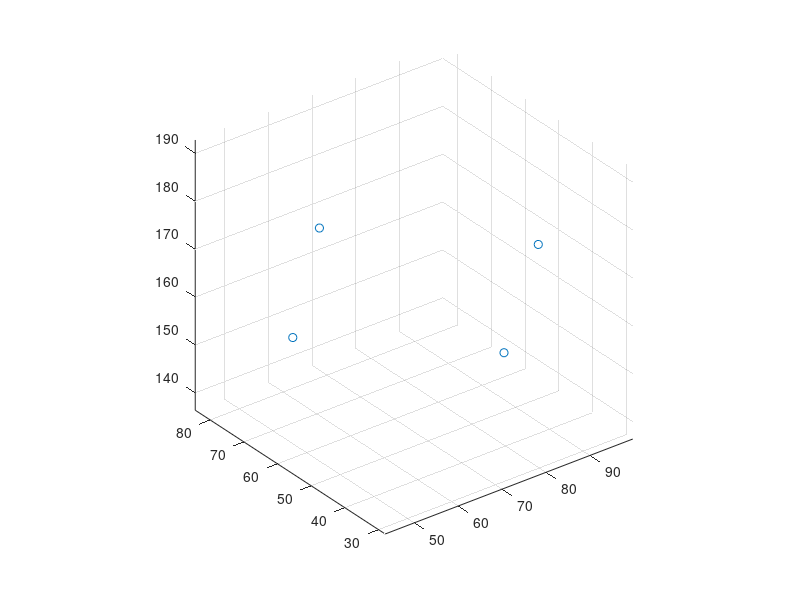

MATLAB code for this plot: (Note: this script raises an error after producing the figure.)
clc
clear
close all
%% DataStreaming
%     ViconRealTimeSDK_WJ;
%     save('Reference_data','BufferForSave');
    BufferForSave = load('Reference_data.mat')
    BufferForSave = BufferForSave.BufferForSave;
%     
    %% Calculate distance.
    marker1 = BufferForSave(4:end,1:3);
    marker2 = BufferForSave(4:end,4:6);
    marker3 = BufferForSave(4:end,7:9);
    marker4 = BufferForSave(4:end,10:12);
    
    marker1_mean = mean(marker1,1)
    marker2_mean = mean(marker2,1)
    marker3_mean = mean(marker3,1)
    marker4_mean = mean(marker4,1)
    markers = [marker1_mean;marker2_mean;marker3_mean;marker4_mean]'
    figure(1), scatter3(markers(1,:),markers(2,:),markers(3,:))
    axis equal, hold on;
    
    Dist1to2 = GetDist(marker1_mean,marker2_mean);
    Dist1to3 = GetDist(marker1_mean,marker3_mean);
    Dist1to4 = GetDist(marker1_mean,marker4_mean);
    Dist2to3 = GetDist(marker2_mean,marker3_mean);
    Dist2to4 = GetDist(marker2_mean,marker4_mean);
    Dist3to4 = GetDist(marker3_mean,marker4_mean);
    
    DistData = [Dist1to2;Dist1to3;Dist1to4;Dist2to3;Dist2to4;Dist3to4];
    DistData = sort(DistData);
    Dist_mean = mean(DistData(1:4));
    
    GenerPoint_Reference = Dist_mean/2
    GenerPoint = [Dist_mean,Dist_mean,0;...
        Dist_mean,0,0;...
        0,Dist_mean,0;...
        0,0,0]'
    figure(1),scatter3(GenerPoint(1,:),GenerPoint(2,:),GenerPoint(3,:))
    axis equal;
    
  
    
    
    figure(1),hold on;
    [Cube_point] = GenerateCube(markers);
    DrawCube(Cube_point,1,'b');
    
    
    [refer_Cube_point] = GenerateCube(GenerPoint);
    DrawCube(refer_Cube_point,1,'r')
    axis equal 
    
    
    %% switch.
    figure(100), hold on;
    view(3),grid on;
    for hh = 1 : size(Cube_point,2)
        scatter3(Cube_point(1,hh),Cube_point(2,hh),Cube_point(3,hh))
        scatter3(refer_Cube_point(1,hh),refer_Cube_point(2,hh),refer_Cube_point(3,hh))
        pause(3)
    end
       
    %% RelationMatrix(pinv)
    Cube_Point_forinv = [Cube_point; ones(1,size(Cube_point,2))]
    refer_Cube_point_forinv = [refer_Cube_point; ones(1,size(refer_Cube_point,2))]
    
    RelationMatrix = refer_Cube_point_forinv*pinv(Cube_Point_forinv)
    
    %%
    
    for kk = 1 : size(Cube_Point_forinv,2)
        point_transffered(1:4,kk) = RelationMatrix*Cube_Point_forinv(:,kk);
    end
    figure(1),hold on;
    scatter3(point_transffered(1,:),point_transffered(2,:),point_transffered(3,:),'g');
    
    
    
    
    %%
%      ViconRealTimeSDK_WJ;
    BufferForSave = load('Motion_data.mat')
    BufferForSave = BufferForSave.BufferForSave;
    
     
     %%
     MotionData = BufferForSave;
     save('Motion_data.mat','BufferForSave')
     
     Motion_marker1 = MotionData(4:end,1:3);
     Motion_marker2 = MotionData(4:end,4:6);
     Motion_marker3 = MotionData(4:end,7:9);
     Motion_marker4 = MotionData(4:end,10:12);
    
     
     Motion_marker_data = Motion_marker3';
     Motion_marker_data = [Motion_marker_data;ones(1,size(Motion_marker_data,2))]
     
     figure(3),hold on;view(3);
     scatter3(Motion_marker_data(1,:),Motion_marker_data(2,:),Motion_marker_data(3,:));
     axis equal; grid on;
     %%
     for ii = 1 : size(Motion_marker_data,2)
        Motion_marker1_transffered(1:4,ii) = RelationMatrix*Motion_marker_data(:,ii);    
     end
    figure(3),
    scatter3(Motion_marker1_transffered(1,:),Motion_marker1_transffered(2,:),Motion_marker1_transffered(3,:),'r')
    axis equal; grid on;
      
    %% plotting 
    
    for tt = 1 : size(Motion_marker1_transffered,2)
        diff_dist(tt) =  dist3d(Motion_marker1_transffered(1:3,1),Motion_marker1_transffered(1:3,tt));
    end
    figure(4)
    [pks,locs] = findpeaks(diff_dist)
    plot(diff_dist)
    pks_max = max(pks)
    [max_r,max_c] = find(diff_dist == pks_max)
    pks_min = min(pks)
    [min_r,min_c] = find(diff_dist == pks_min)
    
    motion_distance = abs(pks_max) + abs(pks_min)
    
   %%
    
    stdv_x = std(Motion_marker1_transffered(1,:))
    stdv_y = std(Motion_marker1_transffered(2,:))
    stdv_z = std(Motion_marker1_transffered(3,:))
 
    
    stdv_x_motion = std(Motion_marker_data(1,:))
    stdv_y_motion = std(Motion_marker_data(2,:))
    stdv_z_motion = std(Motion_marker_data(3,:))
    
    distance_motion = dist3d(Motion_marker1_transffered(1:3,max_c),Motion_marker1_transffered(1:3,min_c))
    
    
    %%
 
    curve_fitted_data = Motion_marker1_transffered(2,:)
    axisData = [1: size(Motion_marker1_transffered,2)]
    [fitresult, gof] = createFit1(axisData, curve_fitted_data);
    for ii = 1 : size(Motion_marker1_transffered,2)
        FitResultData(ii) = fitresult.a0 + ...
                        fitresult.a1*cos(ii*fitresult.w)+...
                        fitresult.b1*sin(ii*fitresult.w)+...
                        fitresult.a2*cos(2*ii*fitresult.w)+...
                        fitresult.b2*sin(2*ii*fitresult.w)+...
                        fitresult.a3*cos(3*ii*fitresult.w)+...
                        fitresult.b3*sin(3*ii*fitresult.w);
    end
    
     
     figure(8), hold on
     plot(axisData,FitResultData)
     [pks,locs] = findpeaks(FitResultData)
     plot(locs,pks,'or')
     
    SelectedData =  FitResultData(locs(1) :locs(2));
    SD_min = min(SelectedData)
    SD_max = max(SelectedData)
    
    SelectedDataRefer =  FitResultData(locs(1) :locs(2));
    SD_Refer_min = min(SelectedDataRefer)
    SD_Refer_max = max(SelectedDataRefer)
    
    
    [min_r, min_c] = find(SD_min == SelectedData)
    [max_r, max_c] = find(SD_max == SelectedData)
     
    SelectedDataForNormalize = SelectedData(min_c : max_c)
    SelectedDataReferForNormalize = SelectedDataRefer(min_c : max_c)
    
    figure(9)
    LinearFitAxisData = [ 1: size(SelectedDataForNormalize,2)]
    plot(LinearFitAxisData,SelectedDataForNormalize)
    
    figure(10)
    plot(SelectedDataForNormalize,SelectedDataReferForNormalize)
    grid on;
     
     
     
     
     
     
     
     
     
     
     
     
     
     
     
     
     
     
     
     
     
     
     
     
    
    